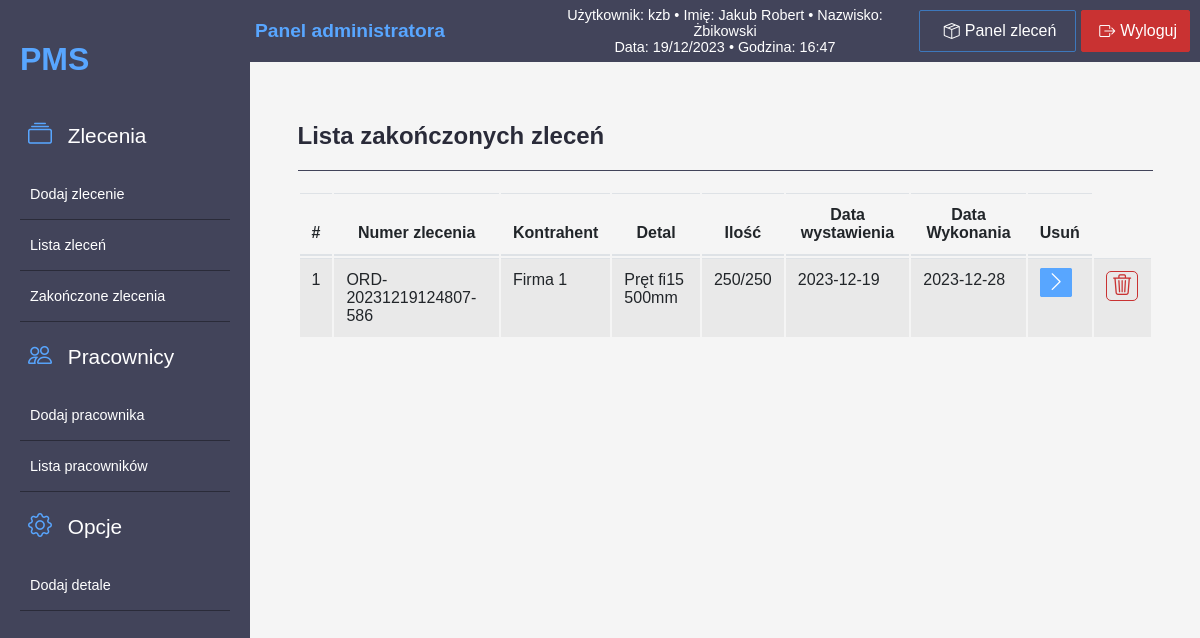
Page /index.php?action=completed-order (signed in) on the committed database.
### tables this page shows
CREATE TABLE `orders` (
  `id` int(11) NOT NULL,
  `orderNumber` varchar(255) NOT NULL,
  `company` varchar(255) NOT NULL,
  `detail` text DEFAULT NULL,
  `quantity` int(11) DEFAULT NULL,
  `quantityNow` int(11) DEFAULT NULL,
  `issueDate` date DEFAULT NULL,
  `executionDate` date DEFAULT NULL,
  `status` tinyint(1) DEFAULT 0
);

### controllers/OrderController.php (called while the page is built, shortened)
<?php
class OrderController{
public function completedOrderView() {
    include 'views/completed-order.php';
}
}
?>

### views/completed-order.php (the view, shortened to what this page needs)
<!DOCTYPE html>
<html lang="pl">
<head>
    <link rel="stylesheet" type="text/css" href="styles/style.css">
    <link rel="stylesheet" type="text/css" href="styles/dashboard-style.css">
    <link rel="stylesheet" type="text/css" href="bs/bootstrap/css/bootstrap-table.css">
    <link rel="stylesheet" href="https://cdn.jsdelivr.net/npm/bootstrap-icons@1.11.2/font/bootstrap-icons.min.css">
</head>
<body>
<div class="container">
<?php include 'views/menu-admin.php'; ?>
<div class="main-content" id="list-order">
    <h2>Lista zakończonych zleceń</h2>
        <div class="table table-striped">
        <table class="table">
            <thead>
                <tr>
                    <th>#</th>
                    <th>Numer zlecenia</th>
                    <th>Kontrahent</th>
                    <th>Detal</th>
                    <th>Ilość</th>
                    <th>Data wystawienia</th>
                    <th>Data Wykonania</th>
                    <th>Usuń</th>
                </tr>
            </thead>
            <tbody>
                <?php
                $database = new Database();
                $connection = $database->getConnection();
                $query = "SELECT * FROM orders WHERE status = 1";
                $result = $connection->query($query);
                if ($result) {
                    $orders = $result->fetch_all(MYSQLI_ASSOC);
                    foreach ($orders as $i => $order) {
                        echo '<tr>';
                        echo '<td>' . ($i + 1) . '</td>';
                        echo '<td>' . $order['orderNumber'] . '</td>';
                        echo '<td>' . $order['company'] . '</td>';
                        echo '<td>' . $order['detail'] . '</td>';
                        echo '<td>' . $order['quantityNow'] . "/" . $order['quantity'] . '</td>';
                        echo '<td>' . $order['issueDate'] . '</td>';
                        echo '<td>' . $order['executionDate'] . '</td>';
                        echo '<td><a href="?action=info-order&orderId=' . $order['id'] . ' "<button type="button" class="settle-btn" ><i class="bi bi-chevron-right"></i></button></a></td>';
                        echo '<td><a href="?action=delete-order&id=' . $order['id'] . ' " onclick="return confirm(\'Czy na pewno chcesz usunąć to zlecenie?\' );"><button type="button" class="trash-btn" ><i class="bi bi-trash3"></i></button></a></td>';
                    }
                } else {
                    echo "Błąd zapytania: " . $connection->error;
                }
                ?>
            </tbody>
        </table>
    </div>
</div>
</body>
</html>

### styles/style.css (style rules this page uses)
body { height: 100%; margin: 0; font-family: Arial, Helvetica, sans-serif; }
a:link { text-decoration: none; color: #fff; }

### styles/dashboard-style.css (style rules this page uses)
.container { display: flex; }
.main-content { width: 90%; display: flex; flex-direction: column; justify-content: center; margin: 20px; padding: 20px; }
.main-content h2 { padding: 0px 0px 20px 0px; width: 100%; border-bottom: 1px solid #42445A; font-size: x-large; color: #2a2b39; }
.trash-btn { background-color: transparent; color: #c93232; border: 1px solid #c93232; border-radius: 5px; padding: 2px 5px; font-size: 1.3rem; }
.settle-btn { background-color: #58a6ff; border-radius: 2px; border: 1px solid #58a6ff; font-size: 1.3rem; padding: 2px 5px; transition: background-color 0.2s ease, color 0.2s ease; }
a:link { text-decoration: none; color: #fff; }

### rows in the picture
orders: orderNumber "ORD-20231219124807-586", company "Firma 1", detail "Pręt fi15 500mm", quantityNow "250", quantity "250", issueDate "2023-12-19", executionDate "2023-12-28"

### other values in the picture
$_SESSION['username'] "kzb"
$_SESSION['name'] "Jakub Robert"
$_SESSION['lastname'] "Żbikowski"
